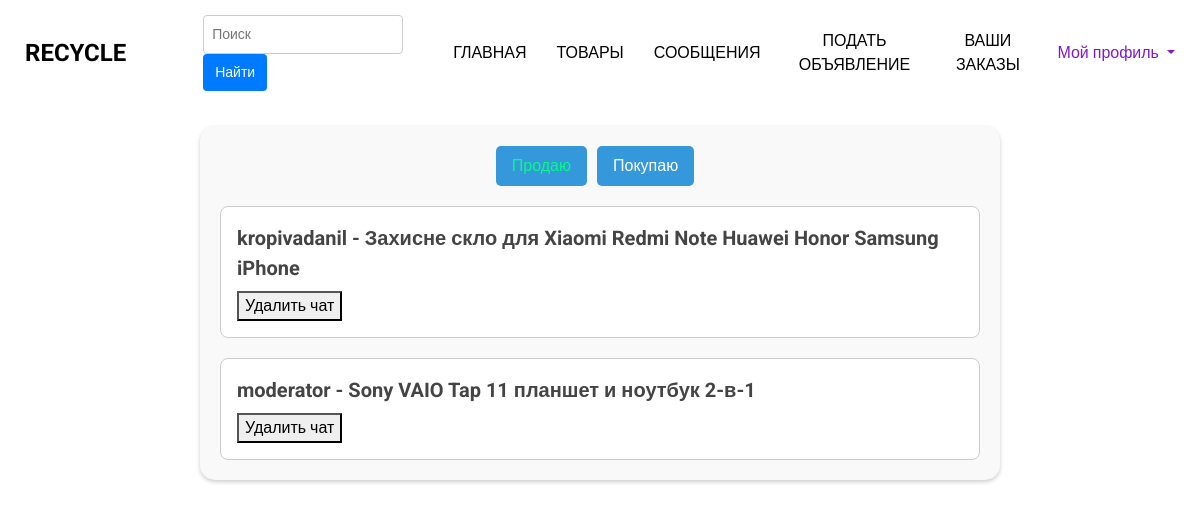
Before: /user_sell (signed in) with the older database file.
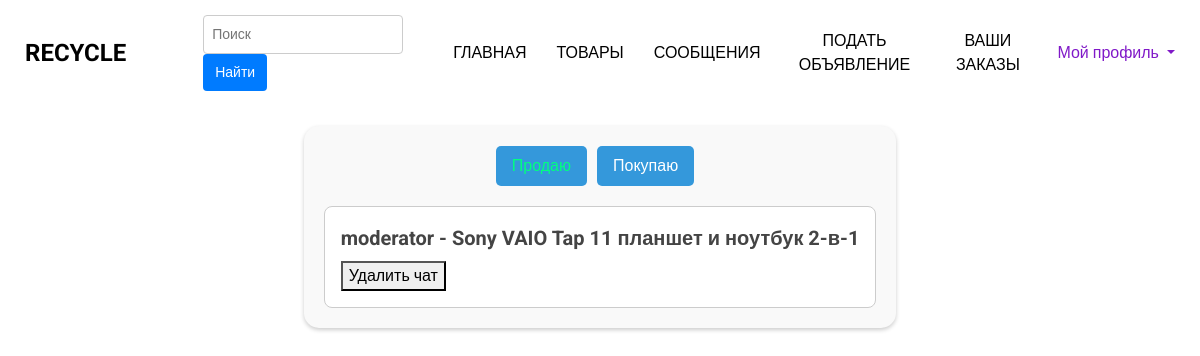
After: the same page with the newer database file.
### bboard/models.py (models this page shows, shortened)
class Chat(models.Model):
    sender = models.ForeignKey(User, related_name='sent_chats', on_delete=models.CASCADE, null=True)
    receiver = models.ForeignKey(User, related_name='received_chats', on_delete=models.CASCADE, null=True)
    product = models.ForeignKey(Product, on_delete=models.CASCADE)
    created_at = models.DateTimeField(auto_now_add=True)
    last_message = models.ForeignKey('Message', null=True, blank=True, on_delete=models.SET_NULL,
                                     related_name='chat_messages')

class Product(models.Model):
    user = models.ForeignKey(User, on_delete=models.CASCADE)
    category = models.ForeignKey(Category, on_delete=models.CASCADE)
    title = models.CharField(max_length=200)
    slug = models.SlugField(unique=True, max_length=400, verbose_name="URL", blank=True)
    description = models.TextField()
    price = models.DecimalField(max_digits=10, decimal_places=2)
    image_1 = models.ImageField(upload_to="products", null=True, blank=True)
    image_2 = models.ImageField(upload_to='products', null=True, blank=True)
    image_3 = models.ImageField(upload_to='products', null=True, blank=True)
    created_at = models.DateTimeField(auto_now_add=True, null=True)
    thumbnail_1 = ImageSpecField(source='image_1',
                                 processors=[ResizeToFill(500, 500)],
                                 format='JPEG',
                                 options={'quality': 100})
    thumbnail_2 = ImageSpecField(source='image_2',
                                 processors=[ResizeToFill(500, 500)],
                                 format='JPEG',
                                 options={'quality': 100})
    thumbnail_3 = ImageSpecField(source='image_3',
                                 processors=[ResizeToFill(500, 500)],
                                 format='JPEG',
                                 options={'quality': 100})

### accounts/models.py (models this page shows, shortened)
class User(AbstractUser):
    phone_number = models.CharField(max_length=20)
    city = models.CharField(max_length=100, choices=CITY_CHOICES)
    average_rating = models.DecimalField(max_digits=3, decimal_places=2, default=0.0)
    total_ratings = models.PositiveIntegerField(default=0)

### bboard/views.py (the view)
# urls.py: path('user_sell', views.user_sell, name="user_sell"),
@login_required
def user_sell(request):
    chats = Chat.objects.filter(receiver=request.user).select_related('sender')
    temp = "sell"
    return render(request, "products/sell.html", {"chats": chats, "temp": temp})

### templates/products/sell.html (shortened to what this page needs)
{% extends 'products/new/base.html' %}
{% load static %}
{%block styles%}<link rel="stylesheet" type="text/css" href="{% static 'buy_styles.css' %}">{% endblock %}
{% block content %}
<div class="chats-199">
    <div class="css-1382m1k">
        <a href="{%url 'user_sell' %}" class="{% if temp == 'sell' %}current-page{%endif%}">Продаю</a>
        <a href="{% url 'user_buy' %}" class="{% if temp == 'buy' %}current-page{%endif%}">Покупаю</a>
    </div>
    <div class="css-1b3tih6">
        {%if chats%}
        {% for chat in chats %}
        <a href="{%url 'chat' chat.id%}">
            <div class="chat-container-445">
                <p class="username-765">{{ chat.sender.username }} - {{chat.product.title}} </p>
                <form action="{% url 'delete_chat' chat.id %}" method="POST">
                    <button type="submit">Удалить чат</button>
                </form>
            </div>
        </a>
        {% endfor %}
        {%else%}
            <p align="center">Сообщений пока нет</p>
        {%endif%}
    </div>
</div>
{% endblock %}

Changed rows visible on the page:
removed Chat: sender.username "kropivadanil", product "Захисне скло для Xiaomi Redmi Note Huawei Honor Samsung iPhone"
